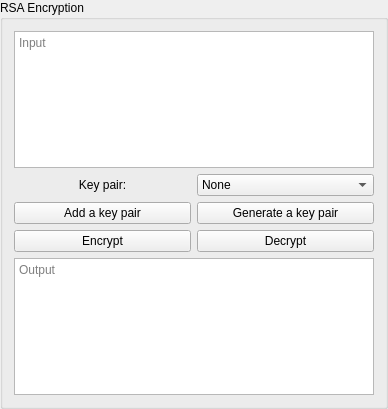
<?xml version="1.0" encoding="UTF-8"?>
<ui version="4.0">
 <class>rsaWidget</class>
 <widget class="QGroupBox" name="rsaWidget">
  <property name="geometry">
   <rect>
    <x>0</x>
    <y>0</y>
    <width>388</width>
    <height>409</height>
   </rect>
  </property>
  <property name="windowTitle">
   <string>GroupBox</string>
  </property>
  <property name="title">
   <string>RSA Encryption</string>
  </property>
  <layout class="QGridLayout" name="gridLayout">
   <item row="0" column="0" colspan="2">
    <widget class="QPlainTextEdit" name="inputText">
     <property name="placeholderText">
      <string>Input</string>
     </property>
    </widget>
   </item>
   <item row="1" column="0">
    <widget class="QLabel" name="label">
     <property name="text">
      <string>Key pair:</string>
     </property>
     <property name="alignment">
      <set>Qt::AlignCenter</set>
     </property>
    </widget>
   </item>
   <item row="1" column="1">
    <widget class="QComboBox" name="keyCombo">
     <item>
      <property name="text">
       <string>None</string>
      </property>
     </item>
    </widget>
   </item>
   <item row="2" column="0">
    <widget class="QPushButton" name="addButton">
     <property name="text">
      <string>Add a key pair</string>
     </property>
    </widget>
   </item>
   <item row="2" column="1">
    <widget class="QPushButton" name="genButton">
     <property name="text">
      <string>Generate a key pair</string>
     </property>
    </widget>
   </item>
   <item row="3" column="0">
    <widget class="QPushButton" name="encryptButton">
     <property name="text">
      <string>Encrypt</string>
     </property>
    </widget>
   </item>
   <item row="3" column="1">
    <widget class="QPushButton" name="decryptButton">
     <property name="text">
      <string>Decrypt</string>
     </property>
    </widget>
   </item>
   <item row="4" column="0" colspan="2">
    <widget class="QPlainTextEdit" name="outputText">
     <property name="readOnly">
      <bool>true</bool>
     </property>
     <property name="placeholderText">
      <string>Output</string>
     </property>
    </widget>
   </item>
  </layout>
 </widget>
 <resources/>
 <connections/>
</ui>
